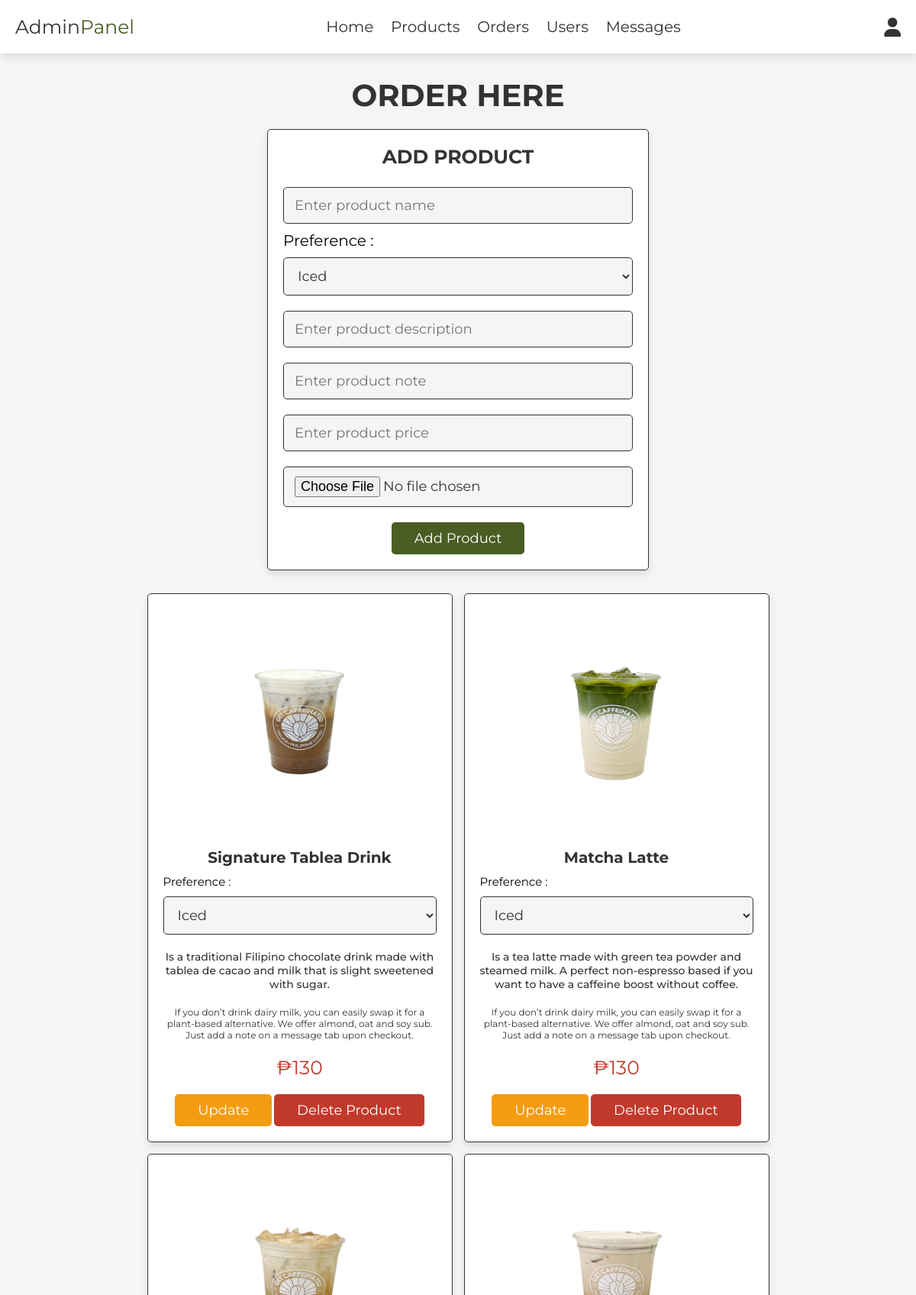
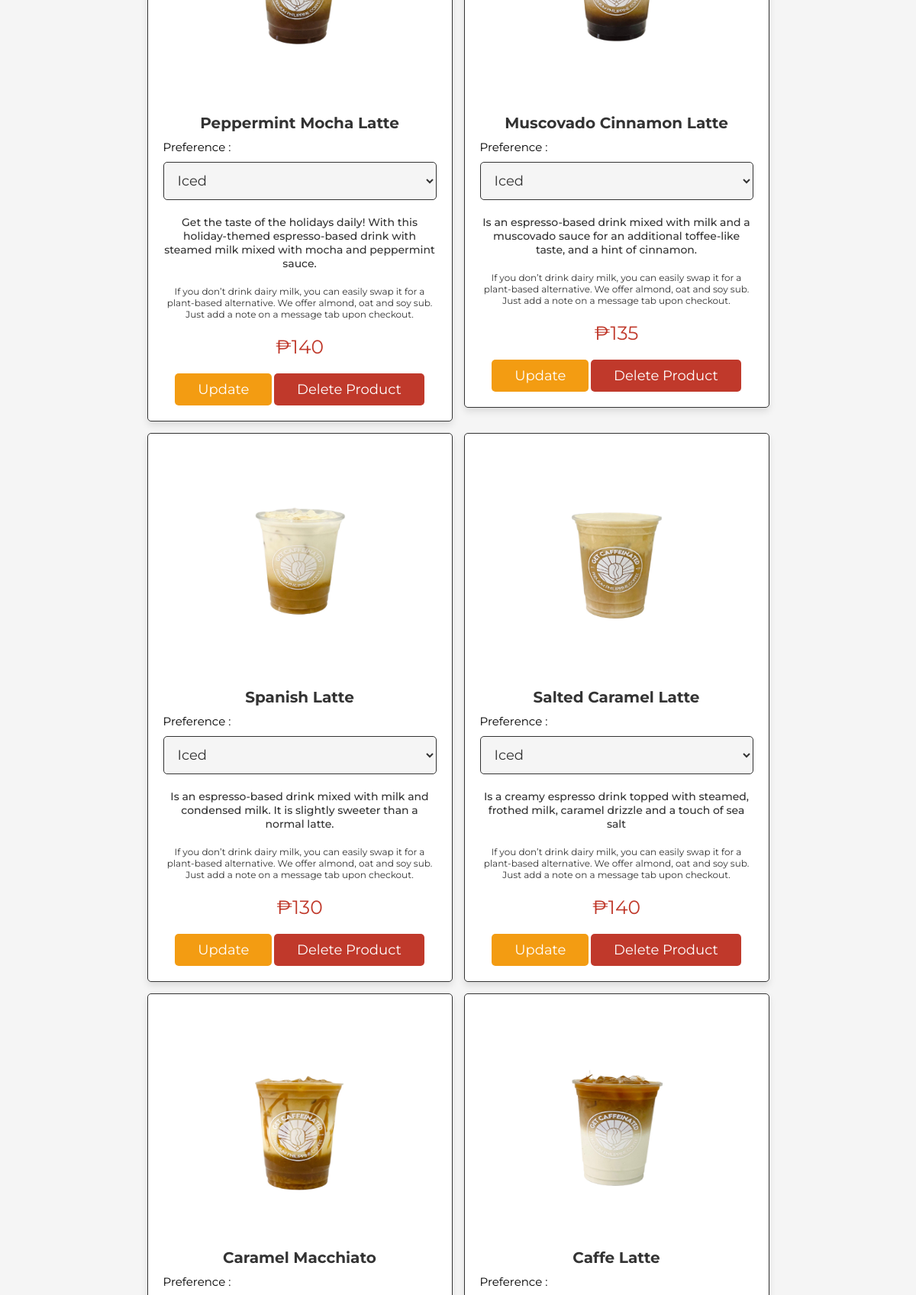
/admin_products.php (signed in, upper part), run on the app's committed database (2 pictures, top to bottom).
### tables this page shows
CREATE TABLE `products` (
  `id` int(100) NOT NULL,
  `name` varchar(100) NOT NULL,
  `options` varchar(255) NOT NULL,
  `description` varchar(1500) NOT NULL,
  `note` varchar(500) NOT NULL,
  `price` int(100) NOT NULL,
  `image` varchar(100) NOT NULL
);

### admin_products.php (the view, shortened to what this page needs)
<?php
include 'config.php';
?>
<!DOCTYPE html>
<html lang="en">
<head>
   <link rel="stylesheet" href="https://cdnjs.cloudflare.com/ajax/libs/font-awesome/6.0.0/css/all.min.css">
   <link rel="stylesheet" href="css/admin_style.css">
</head>
<body>
<?php include 'admin_header.php'; ?>
<section class="add-products">
   <h1 class="title">Order Here</h1>
   <form action="" method="post" enctype="multipart/form-data">
      <h3>Add Product</h3>
      <input type="text" name="name" class="box" placeholder="Enter product name" required>
	  <div class="inputBox">
		<span>Preference :</span>
		<select name="options">
			<option value="iced">Iced</option>
		</select>
	  </div>
	  <input type="text" name="description" class="box" placeholder="Enter product description" required>
	  <input type="text" name="note" class="box" placeholder="Enter product note">
      <input type="number" min="0" name="price" class="box" placeholder="Enter product price" required>
      <input type="file" name="image" accept="image/jpg, image/jpeg, image/png" class="box" required>
      <input type="submit" value="add product" name="add_product" class="btn">
   </form>
</section>
<section class="show-products">
   <div class="box-container">
      <?php
         $select_products = mysqli_query($conn, "SELECT * FROM `products`") or die('query failed');
         if(mysqli_num_rows($select_products) > 0){
            while($fetch_products = mysqli_fetch_assoc($select_products)){
      ?>
      <div class="box">
         <img src="uploaded_img/<?php echo $fetch_products['image']; ?>" alt="">
         <div class="name"><?php echo $fetch_products['name']; ?></div>
		 <div class="inputBx">
			<span>Preference :</span>
			<select name="options">
				<option value="iced">Iced</option>
			</select>
		</div>
		 <div class="description"><?php echo $fetch_products['description']; ?></div>
		 <div class="note"><?php echo $fetch_products['note']; ?></div>
         <div class="price">₱<?php echo $fetch_products['price']; ?></div>
         <a href="admin_products.php?update=<?php echo $fetch_products['id']; ?>" class="option-btn">Update</a>
         <a href="admin_products.php?delete=<?php echo $fetch_products['id']; ?>" class="delete-btn" onclick="return confirm('Delete this product?');"> Delete product</a>
      </div>
      <?php
         }
      }else{
         echo '<p class="empty">No products added yet</p>';
      }
      ?>
   </div>
</section>
</body>
</html>

### css/admin_style.css (style rules this page uses)
:root { --purple:#8e44ad; --red:#c0392b; --orange:#f39c12; --black:#333; --white:#fff; --light-color:#666; --light-white:#ccc; --light-bg:#f5f5f5; --dark-moss-green: #4a5d23; --border:.1rem solid var(--black); --box-shadow:0 .5rem 1rem rgba(0,0,0,.1); }
* { font-family: "Montserrat", sans-serif; margin:0; padding:0; box-sizing: border-box; outline: none; border:none; text-decoration: none; transition:all .2s linear; }
html { font-size: 62.5%; overflow-x: hidden; }
body { background-color: var(--light-bg); }
section { padding:3rem 2rem; }
.title { text-align: center; margin-bottom: 2rem; text-transform: uppercase; color:var(--black); font-size: 4rem; }
.btn, .option-btn, .delete-btn, .white-btn { display: inline-block; margin-top: 1rem; padding:1rem 3rem; cursor: pointer; color:var(--white); font-size: 1.8rem; border-radius: .5rem; text-transform: capitalize; }
.white-btn, .btn { background-color: #4a5d23; }
.option-btn { background-color: var(--orange); }
.delete-btn { background-color: var(--red); }
.add-products form { background-color: var(--white); border-radius: .5rem; padding:2rem; text-align: center; box-shadow: var(--box-shadow); border:var(--border); max-width: 50rem; margin:0 auto; }
.add-products form h3 { font-size: 2.5rem; text-transform: uppercase; color: var(--black); margin-bottom: 1.5rem; }
.add-products form .box { width: 100%; background-color: var(--light-bg); border-radius: .5rem; margin: 1rem 0; padding: 1.2rem 1.4rem; color:var(--black); font-size:1.8rem; border: var(--border); }
.add-products form .inputBox { flex:1 1 40rem; text-align: left; font-size:20px; }
.add-products form .inputBox span { font-size:20px; flex:1 1 40rem; text-align: left; }
select { width: 100%; background-color: var(--light-bg); border-radius: .5rem; margin: 1rem 0; padding: 1.2rem 1.4rem; color:var(--black); font-size:1.8rem; border: var(--border); }
.show-products .box-container { display: grid; grid-template-columns: repeat(auto-fit, 40rem); justify-content: center; gap:1.5rem; max-width: 1200px; margin:0 auto; align-items: flex-start; }
.show-products { padding-top: 0; }
.show-products .box-container .box { text-align: center; padding:2rem; border-radius: .5rem; border:var(--border); box-shadow: var(--box-shadow); background-color: var(--white); }
.show-products .box-container .box img { height: 30rem; width: 100%; }
.show-products .box-container .box .name { padding:1rem 0; font-size: 2rem; color:var(--black); font-weight: 700; }
.show-products .box-container .box .price { padding:1rem 0; font-size: 2.5rem; color:var(--red); }
.show-products .box-container .box .description { padding:1rem 0; font-size: 1.4rem; font-weight: 500; color:var(--black); }
.show-products .box-container .box .note { padding:1rem 0; font-size: 1.2rem; font-weight: 400; color:var(--black); }
.show-products .box-container .box .inputBx span { font-size:15px; flex:1 1 40rem; text-align: left; }
.show-products .box-container .box .inputBx { flex:1 1 40rem; text-align: left; font-size:15px; }

### data on the page
products: image (picture), name "Signature Tablea Drink", description "Is a traditional Filipino chocolate drink made with tablea de cacao and milk that is slight sweetened with sugar.", note "If you don’t drink dairy milk, you can easily swap it for a plant-based alternative. We offer almond, oat and soy sub. Just add a note on a message tab upon checkout.", price "130"
products: image (picture), name "Matcha Latte", description "Is a tea latte made with green tea powder and steamed milk. A perfect non-espresso based if you want to have a caffeine boost without coffee.", note "If you don’t drink dairy milk, you can easily swap it for a plant-based alternative. We offer almond, oat and soy sub. Just add a note on a message tab upon checkout.", price "130"
products: image (picture), name "Peppermint Mocha Latte", description "Get the taste of the holidays daily! With this holiday-themed espresso-based drink with steamed milk mixed with mocha and peppermint sauce.", note "If you don’t drink dairy milk, you can easily swap it for a plant-based alternative. We offer almond, oat and soy sub. Just add a note on a message tab upon checkout.", price "140"
products: image (picture), name "Muscovado Cinnamon Latte", description "Is an espresso-based drink mixed with milk and a muscovado sauce for an additional toffee-like taste, and a hint of cinnamon.", note "If you don’t drink dairy milk, you can easily swap it for a plant-based alternative. We offer almond, oat and soy sub. Just add a note on a message tab upon checkout.", price "135"
products: image (picture), name "Spanish Latte", description "Is an espresso-based drink mixed with milk and condensed milk. It is slightly sweeter than a normal latte.", note "If you don’t drink dairy milk, you can easily swap it for a plant-based alternative. We offer almond, oat and soy sub. Just add a note on a message tab upon checkout.", price "130"
products: image (picture), name "Salted Caramel Latte", description "Is a creamy espresso drink topped with steamed, frothed milk, caramel drizzle and a touch of sea salt", note "If you don’t drink dairy milk, you can easily swap it for a plant-based alternative. We offer almond, oat and soy sub. Just add a note on a message tab upon checkout.", price "140"
products: image (picture), name "Caramel Macchiato"
products: image (picture), name "Caffe Latte"
